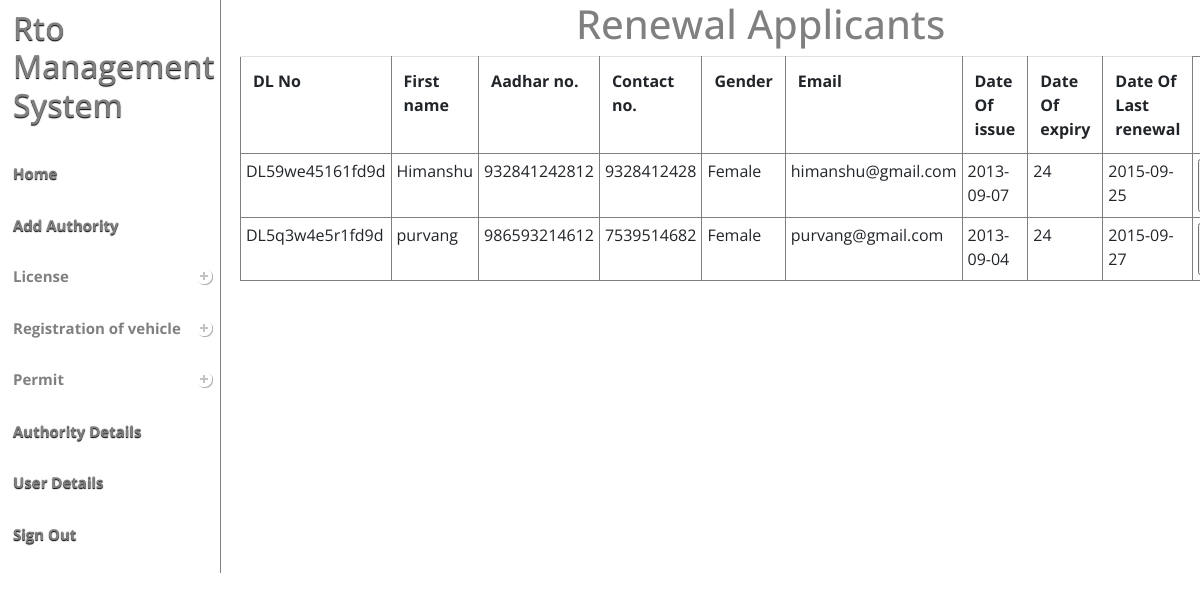
The page /rto_mng_system1/rto_mng_system1/admin/licenseRenewal.php on the database its author committed.
### tables this page shows
CREATE TABLE `renenwal_of_dl` (
  `REN_id` int(11) NOT NULL,
  `dl_no` text NOT NULL,
  `U_id` int(11) NOT NULL,
  `date_of_issue` date NOT NULL,
  `date_of_expiry` year(2) DEFAULT NULL,
  `date_of_last_renewal` date NOT NULL,
  `approval_status` tinyint(1) NOT NULL
);

CREATE TABLE `user` (
  `U_id` int(11) NOT NULL,
  `Name` text NOT NULL,
  `email` varchar(20) NOT NULL,
  `Address` text NOT NULL,
  `Aadharno` bigint(11) NOT NULL,
  `Gender` tinyint(1) NOT NULL,
  `Contact` bigint(10) NOT NULL
);

### rto_mng_system1/rto_mng_system1/admin/licenseRenewal.php (the view, shortened to what this page needs)
<!DOCTYPE html PUBLIC "-//W3C//DTD XHTML 1.0 Transitional//EN" >
<?php
   include('index.php');
?>
<html>
<head>
<link rel="stylesheet" type="text/css" href="menu.css" />
</head>
<body >
<div style="margin-left:48%;margin-top:%;font-family: 'Open Sans', sans-serif;color:gray"><h1>Renewal Applicants</h1></div>
<div >
<table class="table" style="border:1px solid gray;overflow-y:scroll;!important">
  <tr >
    <th>DL No</th>
    <th>First name</th>
	<th>Aadhar no.</th>
    <th>Contact no.</th>
	<th>Gender</th>
    <th>Email</th>
    <th>Date Of issue</th>
    <th>Date Of expiry</th>
    <th>Date Of Last renewal</th>
  </tr>
  <?php
	   $sql2 = "SELECT * FROM `renenwal_of_dl` WHERE `approval_status` = 0";
	   $result2 = mysql_query($sql2);
      while($row2 = mysql_fetch_array($result2))
	  {
	   $sql1 = "SELECT * FROM `user` WHERE `U_id` = '$row2[U_id]'";
	   $result1 = mysql_query($sql1);
	   $row1 = mysql_fetch_array($result1);
  ?>
  <form method="POST" action="renewal_approval.php">
  <tr>
    <td><?php echo $row2['dl_no'];?></td>
    <td><?php echo $row1['Name'];?></td>
	 <td><?php echo $row1['Aadharno'];?></td>
    <td><?php echo $row1['Contact'];?></td>
	 <td><?php
	if($row1['Gender'] == "1")
		{echo "Male";}
	else
	{echo "Female";}
		?></td>
    <td><?php echo $row1['email'];?></td>
    <td><?php echo $row2['date_of_issue'];?></td>
    <td><?php echo $row2['date_of_expiry'];?></td>
    <td><?php echo $row2['date_of_last_renewal'];?></td>
    <td><input type="submit" name="submit" value = "Approve" style="padding:13px;width:100%;font-size:15px;"></td>
   </form>
  <?php
	  }
  ?>
</table>
</div>
</body>
</html>

### rto_mng_system1/rto_mng_system1/admin/index.php (style rules this page uses)
body { overflow-x:scroll; }

### rto_mng_system1/rto_mng_system1/admin/licenseRenewal.php (style rules this page uses)
.table { position:fixed; z-index:999; padding:0px; margin-left:20%; margin-top:0%; font-family: 'Open Sans', sans-serif; width:77%; height:auto; overflow-y:scroll; }
.table td,th,tr { border:1px solid gray; padding:5px; }

### rows shown on the page
renenwal_of_dl: dl_no "DL59we45161fd9d", U.Name "Himanshu", U.Aadharno "932841242812", U.Contact "9328412428", U.email "himanshu@gmail.com", date_of_issue "2013-09-07", date_of_expiry "24", date_of_last_renewal "2015-09-25"
renenwal_of_dl: dl_no "DL5q3w4e5r1fd9d", U.Name "purvang", U.Aadharno "986593214612", U.Contact "7539514682", U.email "purvang@gmail.com", date_of_issue "2013-09-04", date_of_expiry "24", date_of_last_renewal "2015-09-27"
